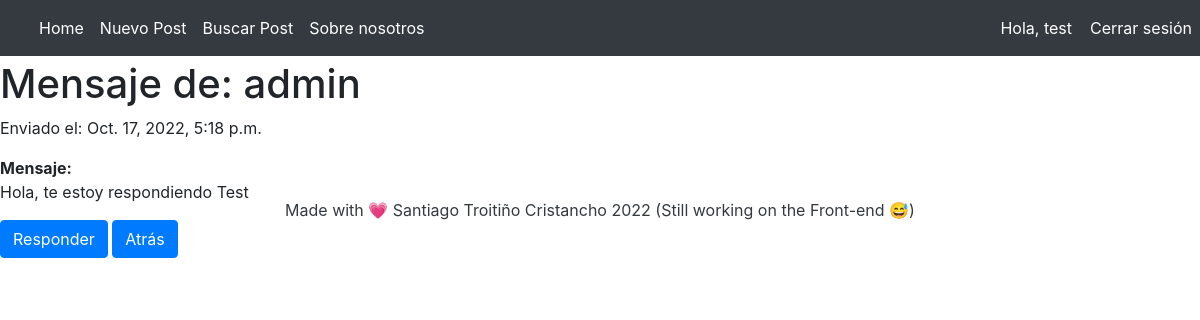
The app's page /pages/messages/10/ (signed in) with its own data.
### ProyectoBlog/models.py (models this page shows)
class Message(models.Model):
    sender = models.ForeignKey(User, on_delete= models.SET_NULL, null = True, related_name = 'sender')
    receiver = models.ForeignKey(User, on_delete= models.SET_NULL, null = True, related_name = 'receiver')
    created_at = models.DateTimeField(auto_now_add=True)
    message = models.TextField(max_length=500)

### ProyectoBlog/views.py (the view)
# urls.py: path('messages/<int:pk>/', msg_detail.as_view(), name = 'message_detail'),
class msg_detail(generic.DetailView):
    model = Message
    template_name = 'msg_detail.html'

### ProyectoBlog/templates/msg_detail.html
{% extends 'padreBlog.html' %} {% block contenidoQueCambia %}
<h1>Mensaje de: {{ object.sender }}</h1>
<p> Enviado el: {{ object.created_at }}</p>
<b>Mensaje: </b> <br>
<p> {{ object.message }}</p>
<a href="{% url 'reply_msg' sender=object.sender.id %}" class="btn btn-primary"> Responder </a>
<a href="{% url 'inbox' %}" class="btn btn-primary"> Atrás </a>
{% endblock contenidoQueCambia %}

### ProyectoBlog/templates/padreBlog.html (shortened to what this page needs)
<!DOCTYPE html>
<html lang="en">
    <head>
        {% load static %}
        <link href="https://cdn.jsdelivr.net/npm/bootstrap-icons@1.5.0/font/bootstrap-icons.css" rel="stylesheet" type="text/css" />
        <link href="{% static 'css/styles.css' %}" rel="stylesheet" />
        <link href="{% static 'css/personalStyle.css' %}" rel="stylesheet" />
        <link rel="stylesheet" href="https://stackpath.bootstrapcdn.com/bootstrap/4.5.0/css/bootstrap.min.css">
    </head>
    <body>
        {% if user.is_authenticated %}
            <nav class="navbar navbar-expand-md navbar-dark fixed-top bg-dark">
                <div class="container-fluid">
                    <div class="collapse navbar-collapse" id="navbarCollapse">
                        <ul class="navbar-nav me-auto mb-2 mb-md-0">
                            <li class="nav-item">
                                <a class="nav-link active" aria-current="page" href="/pages/">Home</a>
                            </li>
                            <li class="nav-item">
                                <a class="nav-link active" aria-current="page" href="/pages/addPost">Nuevo Post</a>
                            </li>
                            <li class="nav-item">
                                <a class="nav-link active" aria-current="page" href="/pages/searchPost">Buscar Post</a>
                            </li>
                            <li class="nav-item">
                                <a class="nav-link active" aria-current="page" href="/pages/about">Sobre nosotros</a>
                            </li>
                            <li class="nav-item" style="position: absolute; right: 120px">
                                <a class="nav-link active" aria-current="page"  href="/accounts/profile"> Hola, {{ user.username }}</a>
                            </li>
                            <li class="nav-item" style="position: absolute; right: 0px">
                                <a class="nav-link active" aria-current="page" href="/accounts/logout"> Cerrar sesión</a>
                            </li>
                        </ul>
                    </div>
                </div>
            </nav>
        {% endif %}
        <div class="contenido1">
        {% block contenidoQueCambia %}{% endblock %}
        </div>
        <footer>
            <p class="m-0 text-dark text-center ">Made with &#128151; Santiago Troitiño Cristancho 2022 (Still working on the Front-end &#128517;)</p>
        </footer>
    </body>
</html>

### AppBlog/static/css/personalStyle.css (style rules this page uses)
.contenido1 { position: relative; top: 60px; }

### records on screen
Message: sender "admin", created_at "Oct. 17, 2022, 5:18 p.m.", message "Hola, te estoy respondiendo Test"

### other values on screen
{{ user.username }} "test"
